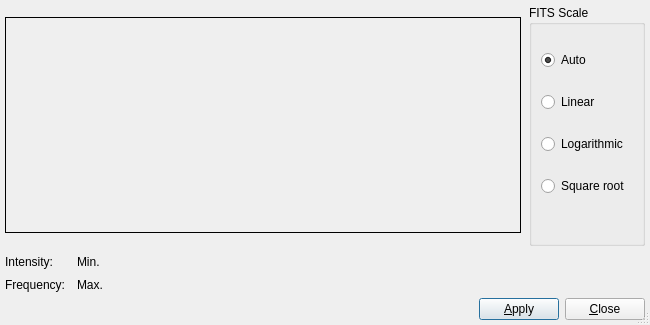
<ui version="4.0" >
 <class>FITSHistogramUI</class>
 <widget class="QDialog" name="FITSHistogramUI" >
  <property name="geometry" >
   <rect>
    <x>0</x>
    <y>0</y>
    <width>650</width>
    <height>325</height>
   </rect>
  </property>
  <property name="sizePolicy" >
   <sizepolicy vsizetype="Preferred" hsizetype="Preferred" >
    <horstretch>0</horstretch>
    <verstretch>0</verstretch>
   </sizepolicy>
  </property>
  <property name="minimumSize" >
   <size>
    <width>650</width>
    <height>325</height>
   </size>
  </property>
  <property name="maximumSize" >
   <size>
    <width>650</width>
    <height>325</height>
   </size>
  </property>
  <property name="windowTitle" >
   <string>Histogram</string>
  </property>
  <property name="sizeGripEnabled" >
   <bool>true</bool>
  </property>
  <layout class="QVBoxLayout" >
   <property name="spacing" >
    <number>6</number>
   </property>
   <property name="margin" >
    <number>5</number>
   </property>
   <item>
    <layout class="QHBoxLayout" >
     <property name="spacing" >
      <number>8</number>
     </property>
     <property name="margin" >
      <number>0</number>
     </property>
     <item>
      <widget class="histDrawArea" name="histFrame" >
       <property name="sizePolicy" >
        <sizepolicy vsizetype="Preferred" hsizetype="Fixed" >
         <horstretch>0</horstretch>
         <verstretch>0</verstretch>
        </sizepolicy>
       </property>
       <property name="minimumSize" >
        <size>
         <width>516</width>
         <height>216</height>
        </size>
       </property>
       <property name="maximumSize" >
        <size>
         <width>516</width>
         <height>216</height>
        </size>
       </property>
       <property name="frameShape" >
        <enum>QFrame::Box</enum>
       </property>
       <property name="frameShadow" >
        <enum>QFrame::Plain</enum>
       </property>
       <property name="lineWidth" >
        <number>1</number>
       </property>
      </widget>
     </item>
     <item>
      <widget class="QGroupBox" name="FITSScaleGroup" >
       <property name="windowModality" >
        <enum>Qt::NonModal</enum>
       </property>
       <property name="sizePolicy" >
        <sizepolicy vsizetype="Preferred" hsizetype="Preferred" >
         <horstretch>0</horstretch>
         <verstretch>0</verstretch>
        </sizepolicy>
       </property>
       <property name="layoutDirection" >
        <enum>Qt::LeftToRight</enum>
       </property>
       <property name="autoFillBackground" >
        <bool>false</bool>
       </property>
       <property name="title" >
        <string>FITS Scale</string>
       </property>
       <layout class="QVBoxLayout" >
        <property name="spacing" >
         <number>6</number>
        </property>
        <property name="margin" >
         <number>9</number>
        </property>
        <item>
         <widget class="QRadioButton" name="autoR" >
          <property name="text" >
           <string>Auto</string>
          </property>
          <property name="checked" >
           <bool>true</bool>
          </property>
         </widget>
        </item>
        <item>
         <widget class="QRadioButton" name="linearR" >
          <property name="text" >
           <string>Linear</string>
          </property>
         </widget>
        </item>
        <item>
         <widget class="QRadioButton" name="logR" >
          <property name="text" >
           <string>Logarithmic</string>
          </property>
         </widget>
        </item>
        <item>
         <widget class="QRadioButton" name="sqrtR" >
          <property name="text" >
           <string>Square root</string>
          </property>
         </widget>
        </item>
        <item>
         <spacer>
          <property name="orientation" >
           <enum>Qt::Vertical</enum>
          </property>
          <property name="sizeType" >
           <enum>QSizePolicy::Preferred</enum>
          </property>
          <property name="sizeHint" stdset="0" >
           <size>
            <width>20</width>
            <height>20</height>
           </size>
          </property>
         </spacer>
        </item>
       </layout>
      </widget>
     </item>
    </layout>
   </item>
   <item>
    <layout class="QGridLayout" >
     <property name="margin" >
      <number>0</number>
     </property>
     <property name="spacing" >
      <number>6</number>
     </property>
     <item row="1" column="2" >
      <widget class="QLabel" name="maxLabel" >
       <property name="text" >
        <string>Max.</string>
       </property>
      </widget>
     </item>
     <item row="0" column="1" >
      <widget class="KLineEdit" native="1" name="intensityOUT" >
       <property name="sizePolicy" >
        <sizepolicy vsizetype="Fixed" hsizetype="Preferred" >
         <horstretch>0</horstretch>
         <verstretch>0</verstretch>
        </sizepolicy>
       </property>
       <property name="readOnly" stdset="0" >
        <bool>true</bool>
       </property>
      </widget>
     </item>
     <item row="0" column="4" >
      <spacer>
       <property name="orientation" >
        <enum>Qt::Horizontal</enum>
       </property>
       <property name="sizeType" >
        <enum>QSizePolicy::Expanding</enum>
       </property>
       <property name="sizeHint" stdset="0" >
        <size>
         <width>130</width>
         <height>20</height>
        </size>
       </property>
      </spacer>
     </item>
     <item row="0" column="3" >
      <widget class="KLineEdit" native="1" name="minOUT" >
       <property name="sizePolicy" >
        <sizepolicy vsizetype="Fixed" hsizetype="Preferred" >
         <horstretch>0</horstretch>
         <verstretch>0</verstretch>
        </sizepolicy>
       </property>
      </widget>
     </item>
     <item row="0" column="0" >
      <widget class="QLabel" name="intensityLabel" >
       <property name="text" >
        <string>Intensity:</string>
       </property>
      </widget>
     </item>
     <item row="1" column="1" >
      <widget class="KLineEdit" native="1" name="frequencyOUT" >
       <property name="sizePolicy" >
        <sizepolicy vsizetype="Fixed" hsizetype="Preferred" >
         <horstretch>0</horstretch>
         <verstretch>0</verstretch>
        </sizepolicy>
       </property>
       <property name="readOnly" stdset="0" >
        <bool>true</bool>
       </property>
      </widget>
     </item>
     <item row="1" column="0" >
      <widget class="QLabel" name="frequencyLabel" >
       <property name="text" >
        <string>Frequency:</string>
       </property>
      </widget>
     </item>
     <item row="0" column="2" >
      <widget class="QLabel" name="minLabel" >
       <property name="text" >
        <string>Min.</string>
       </property>
      </widget>
     </item>
     <item row="1" column="3" >
      <widget class="KLineEdit" native="1" name="maxOUT" >
       <property name="sizePolicy" >
        <sizepolicy vsizetype="Fixed" hsizetype="Preferred" >
         <horstretch>0</horstretch>
         <verstretch>0</verstretch>
        </sizepolicy>
       </property>
      </widget>
     </item>
    </layout>
   </item>
   <item>
    <layout class="QHBoxLayout" >
     <property name="spacing" >
      <number>6</number>
     </property>
     <property name="margin" >
      <number>0</number>
     </property>
     <item>
      <spacer>
       <property name="orientation" >
        <enum>Qt::Horizontal</enum>
       </property>
       <property name="sizeType" >
        <enum>QSizePolicy::Expanding</enum>
       </property>
       <property name="sizeHint" stdset="0" >
        <size>
         <width>270</width>
         <height>20</height>
        </size>
       </property>
      </spacer>
     </item>
     <item>
      <widget class="QPushButton" name="applyB" >
       <property name="text" >
        <string>&amp;Apply</string>
       </property>
       <property name="autoDefault" >
        <bool>true</bool>
       </property>
       <property name="default" >
        <bool>true</bool>
       </property>
      </widget>
     </item>
     <item>
      <widget class="QPushButton" name="cancelB" >
       <property name="text" >
        <string>&amp;Close</string>
       </property>
       <property name="autoDefault" >
        <bool>true</bool>
       </property>
      </widget>
     </item>
    </layout>
   </item>
  </layout>
 </widget>
  <customwidgets>
  <customwidget>
   <class>histDrawArea</class>
   <extends>QFrame</extends>
   <header>fitsviewer/fitshistogramdraw.h</header>
   <container>1</container>
  </customwidget>
  <customwidget>
   <class>KLineEdit</class>
   <extends>QWidget</extends>
   <header>klineedit.h</header>
  </customwidget>
 </customwidgets>
 <resources/>
 <connections>
  <connection>
   <sender>cancelB</sender>
   <signal>clicked()</signal>
   <receiver>FITSHistogramUI</receiver>
   <slot>reject()</slot>
   <hints>
    <hint type="sourcelabel" >
     <x>592</x>
     <y>303</y>
    </hint>
    <hint type="destinationlabel" >
     <x>591</x>
     <y>316</y>
    </hint>
   </hints>
  </connection>
 </connections>
</ui>
